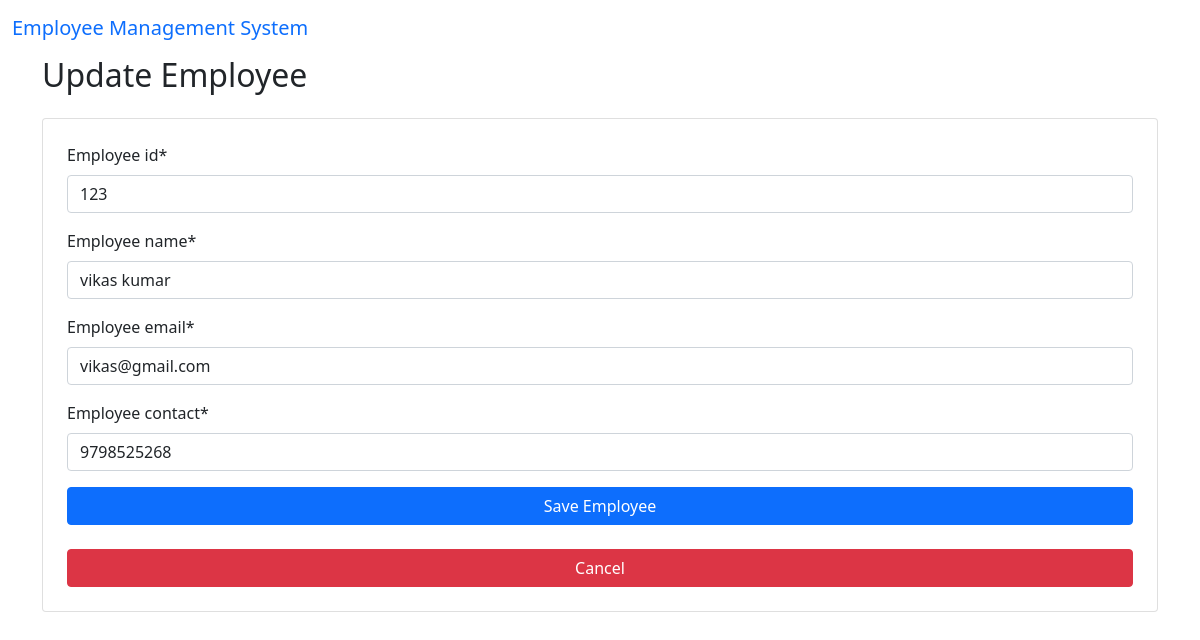
Screenshot of /update/123/ with the database file from the repository.
### employe/models.py (models this page shows, shortened)
class Employee(models.Model):
    employee_id = models.CharField(primary_key=True, max_length=10)
    employee_name = models.CharField(max_length=50)
    employee_email = models.EmailField()
    employee_contact = models.CharField(max_length=10)

### employe/views.py (the view)
# urls.py: path('update/<int:employee_id>/', employee_update, name='update'),
def employee_update(request, employee_id):
    employee = Employee.objects.get(employee_id=employee_id)
    if request.method == 'POST':
        form = EmployeeForm(request.POST, instance=employee)
        if form.is_valid():
            form.save()
            return redirect('list')
    else:
        form = EmployeeForm(instance=employee)
    return render(request, 'update.html', {'form': form})

### employe/form.py
class EmployeeForm(forms.ModelForm):
    class Meta:
        model = Employee
        fields = '__all__' # This will include all the fields of the Employee model in the form. If you want to include only specific fields, you can specify them in the fields attribute as a list.

### employe/templates/update.html (shortened to what this page needs)
{% extends "base.html" %}
{% block content %}
<div class="container">
    <div class="d-flex justify-content-between mb-3">
        <h2>Update Employee</h2>
    </div>
    {% load crispy_forms_tags %}
    <form method="POST" class="form-group card p-4">
        {{ form|crispy }}
        <button type="submit" class="btn btn-primary">Save Employee</button><br>
        <a class="btn btn-danger" href="{% url 'list' %}">Cancel</a>
    </form>
</div>
{% endblock %}

### rows the page displays
Employee: employee_id "123", employee_name "vikas kumar", employee_email "vikas@gmail.com", employee_contact "9798525268"
